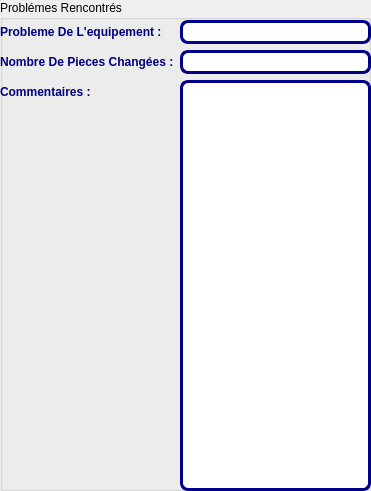
       <widget class="QGroupBox" name="groupBox_7">
        <property name="geometry">
         <rect>
          <x>540</x>
          <y>10</y>
          <width>371</width>
          <height>491</height>
         </rect>
        </property>
        <property name="title">
         <string>Problémes Rencontrés</string>
        </property>
        <widget class="QWidget" name="formLayoutWidget_6">
         <property name="geometry">
          <rect>
           <x>0</x>
           <y>20</y>
           <width>371</width>
           <height>471</height>
          </rect>
         </property>
         <layout class="QFormLayout" name="formLayout_6">
          <item row="0" column="0">
           <widget class="QLabel" name="label_40">
            <property name="palette">
             <palette>
              <active>
               <colorrole role="WindowText">
                <brush brushstyle="SolidPattern">
                 <color alpha="255">
                  <red>0</red>
                  <green>0</green>
                  <blue>127</blue>
                 </color>
                </brush>
               </colorrole>
               <colorrole role="Button">
                <brush brushstyle="SolidPattern">
                 <color alpha="255">
                  <red>173</red>
                  <green>216</green>
                  <blue>230</blue>
                 </color>
                </brush>
               </colorrole>
               <colorrole role="Base">
                <brush brushstyle="SolidPattern">
                 <color alpha="255">
                  <red>173</red>
                  <green>216</green>
                  <blue>230</blue>
                 </color>
                </brush>
               </colorrole>
               <colorrole role="Window">
                <brush brushstyle="SolidPattern">
                 <color alpha="255">
                  <red>173</red>
                  <green>216</green>
                  <blue>230</blue>
                 </color>
                </brush>
               </colorrole>
              </active>
              <inactive>
               <colorrole role="WindowText">
                <brush brushstyle="SolidPattern">
                 <color alpha="255">
                  <red>0</red>
                  <green>0</green>
                  <blue>127</blue>
                 </color>
                </brush>
               </colorrole>
               <colorrole role="Button">
                <brush brushstyle="SolidPattern">
                 <color alpha="255">
                  <red>173</red>
                  <green>216</green>
                  <blue>230</blue>
                 </color>
                </brush>
               </colorrole>
               <colorrole role="Base">
                <brush brushstyle="SolidPattern">
                 <color alpha="255">
                  <red>173</red>
                  <green>216</green>
                  <blue>230</blue>
                 </color>
                </brush>
               </colorrole>
               <colorrole role="Window">
                <brush brushstyle="SolidPattern">
                 <color alpha="255">
                  <red>173</red>
                  <green>216</green>
                  <blue>230</blue>
                 </color>
                </brush>
               </colorrole>
              </inactive>
              <disabled>
               <colorrole role="WindowText">
                <brush brushstyle="SolidPattern">
                 <color alpha="255">
                  <red>120</red>
                  <green>120</green>
                  <blue>120</blue>
                 </color>
                </brush>
               </colorrole>
               <colorrole role="Button">
                <brush brushstyle="SolidPattern">
                 <color alpha="255">
                  <red>173</red>
                  <green>216</green>
                  <blue>230</blue>
                 </color>
                </brush>
               </colorrole>
               <colorrole role="Base">
                <brush brushstyle="SolidPattern">
                 <color alpha="255">
                  <red>173</red>
                  <green>216</green>
                  <blue>230</blue>
                 </color>
                </brush>
               </colorrole>
               <colorrole role="Window">
                <brush brushstyle="SolidPattern">
                 <color alpha="255">
                  <red>173</red>
                  <green>216</green>
                  <blue>230</blue>
                 </color>
                </brush>
               </colorrole>
              </disabled>
             </palette>
            </property>
            <property name="font">
             <font>
              <weight>75</weight>
              <bold>true</bold>
             </font>
            </property>
            <property name="text">
             <string>Probleme De L'equipement :</string>
            </property>
           </widget>
          </item>
          <item row="0" column="1">
           <widget class="QLineEdit" name="lineEdit_problememaint">
            <property name="styleSheet">
             <string notr="true">QDateEdit{
padding: 1px;
background :white;
border-style: solid;

border: 3px solid darkblue;

border-radius: 4px;
}
QLineEdit {

padding: 1px;
background: white;
border-style: solid;

border: 3px solid darkblue;

border-radius: 8px;
}
QTextEdit {

padding: 1px;

border-style: solid;

border: 3px solid darkblue;

border-radius: 8px;
}

QComboBox {
    border: 3px solid darkblue;
    border-radius: 3px;
    padding: 1px 18px 1px 3px;
    min-width: 6em;
}
QPushButton {

color:white;

background-color: QLinearGradient( x1: 0, y1: 0, x2: 0, y2: 1, stop: 0#91BACF, stop: 0.1#371F57, stop: 0.49#371F57 , stop: 0.5#371F57, stop: 1#91BACF);

border-width: 1px;

border-color: #500;

border-style: solid;

border-radius: 7;

padding: 3px;

font-size: 20px;

padding-left: 5px;

padding-right: 5px;

min-width: 100px;

max-width: 1000px;

min-height: 20px;

max-height: 200px;

}</string>
            </property>
           </widget>
          </item>
          <item row="1" column="0">
           <widget class="QLabel" name="label_41">
            <property name="palette">
             <palette>
              <active>
               <colorrole role="WindowText">
                <brush brushstyle="SolidPattern">
                 <color alpha="255">
                  <red>0</red>
                  <green>0</green>
                  <blue>127</blue>
                 </color>
                </brush>
               </colorrole>
               <colorrole role="Button">
                <brush brushstyle="SolidPattern">
                 <color alpha="255">
                  <red>173</red>
                  <green>216</green>
                  <blue>230</blue>
                 </color>
                </brush>
               </colorrole>
               <colorrole role="Base">
                <brush brushstyle="SolidPattern">
                 <color alpha="255">
                  <red>173</red>
                  <green>216</green>
                  <blue>230</blue>
                 </color>
                </brush>
               </colorrole>
               <colorrole role="Window">
                <brush brushstyle="SolidPattern">
                 <color alpha="255">
                  <red>173</red>
                  <green>216</green>
                  <blue>230</blue>
                 </color>
                </brush>
               </colorrole>
              </active>
              <inactive>
               <colorrole role="WindowText">
                <brush brushstyle="SolidPattern">
                 <color alpha="255">
                  <red>0</red>
                  <green>0</green>
                  <blue>127</blue>
                 </color>
                </brush>
               </colorrole>
               <colorrole role="Button">
                <brush brushstyle="SolidPattern">
                 <color alpha="255">
                  <red>173</red>
                  <green>216</green>
                  <blue>230</blue>
                 </color>
                </brush>
               </colorrole>
               <colorrole role="Base">
                <brush brushstyle="SolidPattern">
                 <color alpha="255">
                  <red>173</red>
                  <green>216</green>
                  <blue>230</blue>
                 </color>
                </brush>
               </colorrole>
               <colorrole role="Window">
                <brush brushstyle="SolidPattern">
                 <color alpha="255">
                  <red>173</red>
                  <green>216</green>
                  <blue>230</blue>
                 </color>
                </brush>
               </colorrole>
              </inactive>
              <disabled>
               <colorrole role="WindowText">
                <brush brushstyle="SolidPattern">
                 <color alpha="255">
                  <red>120</red>
                  <green>120</green>
                  <blue>120</blue>
                 </color>
                </brush>
               </colorrole>
               <colorrole role="Button">
                <brush brushstyle="SolidPattern">
                 <color alpha="255">
                  <red>173</red>
                  <green>216</green>
                  <blue>230</blue>
                 </color>
                </brush>
               </colorrole>
               <colorrole role="Base">
                <brush brushstyle="SolidPattern">
                 <color alpha="255">
                  <red>173</red>
                  <green>216</green>
                  <blue>230</blue>
                 </color>
                </brush>
               </colorrole>
               <colorrole role="Window">
                <brush brushstyle="SolidPattern">
                 <color alpha="255">
                  <red>173</red>
                  <green>216</green>
                  <blue>230</blue>
                 </color>
                </brush>
               </colorrole>
              </disabled>
             </palette>
            </property>
            <property name="font">
             <font>
              <weight>75</weight>
              <bold>true</bold>
             </font>
            </property>
            <property name="text">
             <string>Nombre De Pieces Changées :</string>
            </property>
           </widget>
          </item>
          <item row="2" column="0">
           <widget class="QLabel" name="label_42">
            <property name="palette">
             <palette>
              <active>
               <colorrole role="WindowText">
                <brush brushstyle="SolidPattern">
                 <color alpha="255">
                  <red>0</red>
                  <green>0</green>
                  <blue>127</blue>
                 </color>
                </brush>
               </colorrole>
               <colorrole role="Button">
                <brush brushstyle="SolidPattern">
                 <color alpha="255">
                  <red>173</red>
                  <green>216</green>
                  <blue>230</blue>
                 </color>
                </brush>
               </colorrole>
               <colorrole role="Base">
                <brush brushstyle="SolidPattern">
                 <color alpha="255">
                  <red>173</red>
                  <green>216</green>
                  <blue>230</blue>
                 </color>
                </brush>
               </colorrole>
               <colorrole role="Window">
                <brush brushstyle="SolidPattern">
                 <color alpha="255">
                  <red>173</red>
                  <green>216</green>
                  <blue>230</blue>
                 </color>
                </brush>
               </colorrole>
              </active>
              <inactive>
               <colorrole role="WindowText">
                <brush brushstyle="SolidPattern">
                 <color alpha="255">
                  <red>0</red>
                  <green>0</green>
                  <blue>127</blue>
                 </color>
                </brush>
               </colorrole>
               <colorrole role="Button">
                <brush brushstyle="SolidPattern">
                 <color alpha="255">
                  <red>173</red>
                  <green>216</green>
                  <blue>230</blue>
                 </color>
                </brush>
               </colorrole>
               <colorrole role="Base">
                <brush brushstyle="SolidPattern">
                 <color alpha="255">
                  <red>173</red>
                  <green>216</green>
                  <blue>230</blue>
                 </color>
                </brush>
               </colorrole>
               <colorrole role="Window">
                <brush brushstyle="SolidPattern">
                 <color alpha="255">
                  <red>173</red>
                  <green>216</green>
                  <blue>230</blue>
                 </color>
                </brush>
               </colorrole>
              </inactive>
              <disabled>
               <colorrole role="WindowText">
                <brush brushstyle="SolidPattern">
                 <color alpha="255">
                  <red>120</red>
                  <green>120</green>
                  <blue>120</blue>
                 </color>
                </brush>
               </colorrole>
               <colorrole role="Button">
                <brush brushstyle="SolidPattern">
                 <color alpha="255">
                  <red>173</red>
                  <green>216</green>
                  <blue>230</blue>
                 </color>
                </brush>
               </colorrole>
               <colorrole role="Base">
                <brush brushstyle="SolidPattern">
                 <color alpha="255">
                  <red>173</red>
                  <green>216</green>
                  <blue>230</blue>
                 </color>
                </brush>
               </colorrole>
               <colorrole role="Window">
                <brush brushstyle="SolidPattern">
                 <color alpha="255">
                  <red>173</red>
                  <green>216</green>
                  <blue>230</blue>
                 </color>
                </brush>
               </colorrole>
              </disabled>
             </palette>
            </property>
            <property name="font">
             <font>
              <weight>75</weight>
              <bold>true</bold>
             </font>
            </property>
            <property name="text">
             <string>Commentaires :</string>
            </property>
           </widget>
          </item>
          <item row="2" column="1">
           <widget class="QTextEdit" name="textEdit_piece">
            <property name="styleSheet">
             <string notr="true">QDateEdit{
padding: 1px;
background :white;
border-style: solid;

border: 3px solid darkblue;

border-radius: 4px;
}
QLineEdit {

padding: 1px;
background: white;
border-style: solid;

border: 3px solid darkblue;

border-radius: 8px;
}
QTextEdit {

padding: 1px;
background: white;
border-style: solid;

border: 3px solid darkblue;

border-radius: 8px;
}

QComboBox {
    border: 3px solid darkblue;
    border-radius: 3px;
    padding: 1px 18px 1px 3px;
    min-width: 6em;
}
QPushButton {

color:white;

background-color: QLinearGradient( x1: 0, y1: 0, x2: 0, y2: 1, stop: 0#91BACF, stop: 0.1#371F57, stop: 0.49#371F57 , stop: 0.5#371F57, stop: 1#91BACF);

border-width: 1px;

border-color: #500;

border-style: solid;

border-radius: 7;

padding: 3px;

font-size: 20px;

padding-left: 5px;

padding-right: 5px;

min-width: 100px;

max-width: 1000px;

min-height: 20px;

max-height: 200px;

}</string>
            </property>
           </widget>
          </item>
          <item row="1" column="1">
           <widget class="QLineEdit" name="lineEdit_nbpiece">
            <property name="styleSheet">
             <string notr="true">QDateEdit{
padding: 1px;
background :white;
border-style: solid;

border: 3px solid darkblue;

border-radius: 4px;
}
QLineEdit {

padding: 1px;
background: white;
border-style: solid;

border: 3px solid darkblue;

border-radius: 8px;
}
QTextEdit {

padding: 1px;

border-style: solid;

border: 3px solid darkblue;

border-radius: 8px;
}

QComboBox {
    border: 3px solid darkblue;
    border-radius: 3px;
    padding: 1px 18px 1px 3px;
    min-width: 6em;
}
QPushButton {

color:white;

background-color: QLinearGradient( x1: 0, y1: 0, x2: 0, y2: 1, stop: 0#91BACF, stop: 0.1#371F57, stop: 0.49#371F57 , stop: 0.5#371F57, stop: 1#91BACF);

border-width: 1px;

border-color: #500;

border-style: solid;

border-radius: 7;

padding: 3px;

font-size: 20px;

padding-left: 5px;

padding-right: 5px;

min-width: 100px;

max-width: 1000px;

min-height: 20px;

max-height: 200px;

}</string>
            </property>
           </widget>
          </item>
         </layout>
        </widget>
       </widget>
